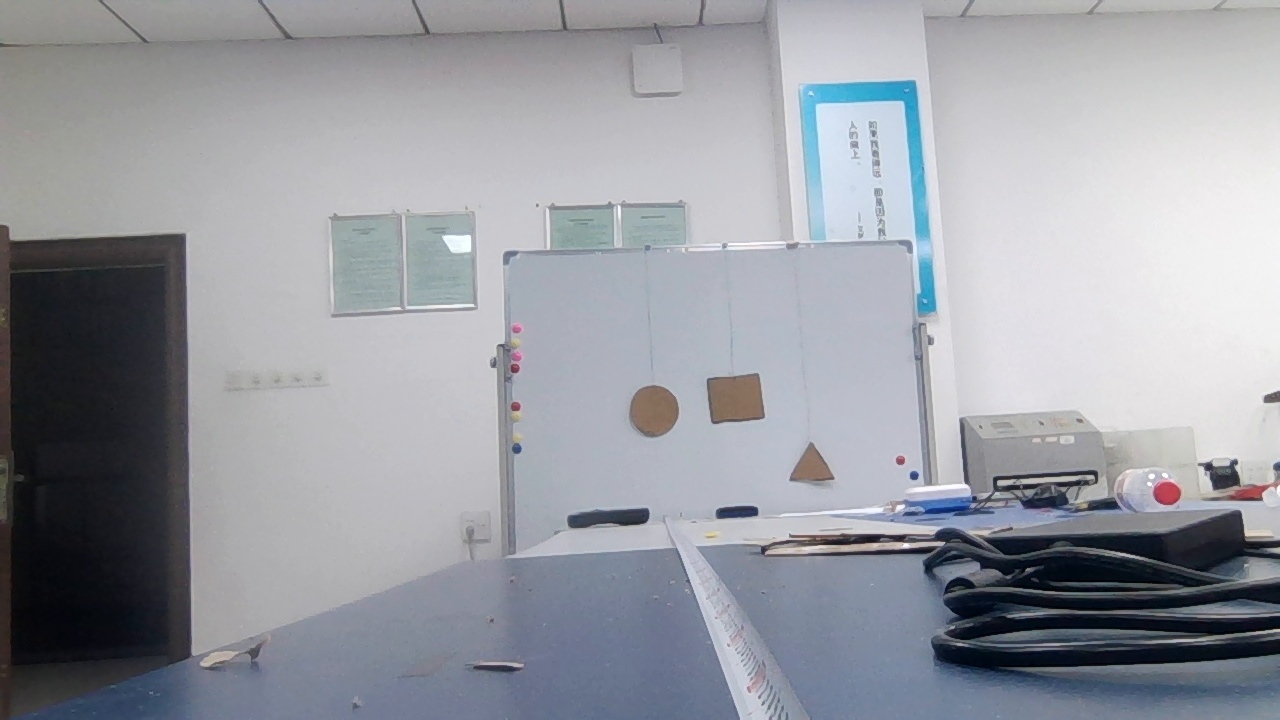
#> input picture jetson tx1/find_shape/image.jpg, 1280 x 720 px
$ python test_1.py
#> lines starting #> are read from the running program, lines starting #| are printed output that depends on the picture; after the words box and inside, x2 and y2 are one past the last pixel; in counts of white or black regions, pixels touching at a corner belong together
import cv2
import numpy as np

# 读取图像
img = cv2.imread("image.jpg")
#> img is the input picture: shape (720, 1280, 3); mean B, G, R 161.6, 154.6, 152
# y1, y2, x1, x2
# img = img[0:579, 315:704]

# 转HSV
imgHSV = cv2.cvtColor(img, cv2.COLOR_BGR2HSV)
#> imgHSV: shape (720, 1280, 3); mean H, S, V 105.1, 26.3, 162.4


# 回调函数必须要写
def empty(i):
    # 提取滑动条的数值 共6个
    hue_min = cv2.getTrackbarPos("Hue Min", "sb")
    hue_max = cv2.getTrackbarPos("Hue Max", "sb")
    sat_min = cv2.getTrackbarPos("Sat Min", "sb")
    sat_max = cv2.getTrackbarPos("Sat Max", "sb")
    val_min = cv2.getTrackbarPos("Val Min", "sb")
    val_max = cv2.getTrackbarPos("Val Max", "sb")

    # 颜色空间阈值
    lower = np.array([hue_min, sat_min, val_min])
    upper = np.array([hue_max, sat_max, val_max])
    # 根据颜色空间阈值生成掩膜
    imgMASK = cv2.inRange(imgHSV, lower, upper)

    cv2.imshow("img", img)
    cv2.imshow("HSV", imgHSV)
    cv2.imshow("Mask", imgMASK)


# 参数(‘窗口标题’,默认参数)
cv2.namedWindow("sb")
# 设置窗口大小
cv2.resizeWindow("sb", 640, 240)

# 第一个参数时滑动条的名字，
# 第二个参数是滑动条被放置的窗口的名字，
# 第三个参数是滑动条默认值，
# 第四个参数时滑动条的最大值，
# 第五个参数时回调函数，每次滑动都会调用回调函数。
cv2.createTrackbar("Hue Min", "sb", 0, 179, empty)
#> slider 'Hue Min' is set to 35
cv2.createTrackbar("Hue Max", "sb", 179, 179, empty)
cv2.createTrackbar("Sat Min", "sb", 0, 255, empty)
#> slider 'Sat Min' is set to 51
cv2.createTrackbar("Sat Max", "sb", 255, 255, empty)
cv2.createTrackbar("Val Min", "sb", 0, 255, empty)
#> slider 'Val Min' is set to 51
cv2.createTrackbar("Val Max", "sb", 255, 255, empty)

# 调用函数
empty(0)
#> in empty, `imgMASK = cv2.inRange(imgHSV, lower, upper)`:
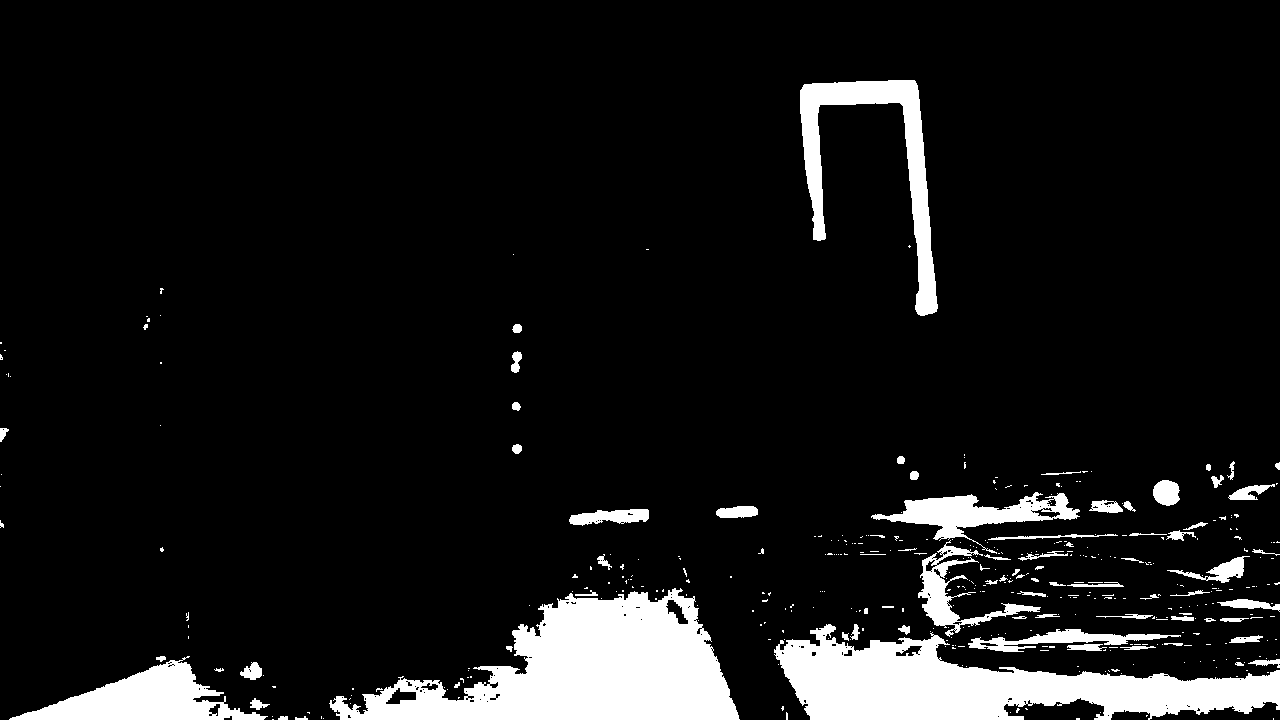
#> imgMASK: shape (720, 1280); 9.4% white; 410 white regions (330 under 20 px), largest, box (x1, y1, x2, y2) and area: (329, 588, 740, 720) 28821, (774, 624, 1280, 720) 24485, (800, 80, 938, 316) 8272

# 按任意键关闭
cv2.waitKey()

$ run again, with jetson tx1/find_shape/1.png saved as jetson tx1/find_shape/image.jpg
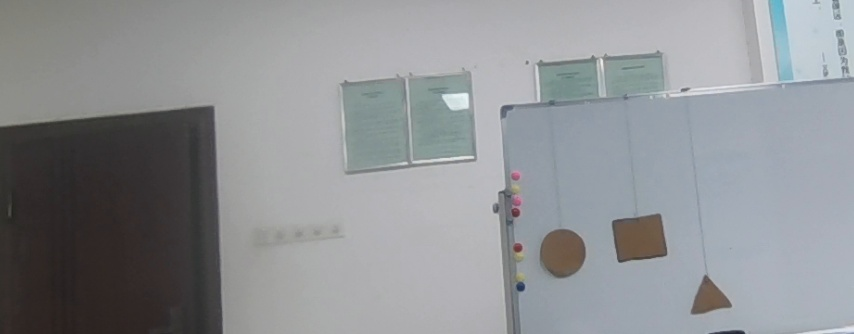
#> input picture jetson tx1/find_shape/1.png, 854 x 334 px
#> img is the input picture: shape (334, 854, 3); mean B, G, R 147.8, 145, 142.4
#> imgHSV: shape (334, 854, 3); mean H, S, V 85, 17.5, 149.7
#> in empty, `imgMASK = cv2.inRange(imgHSV, lower, upper)`:
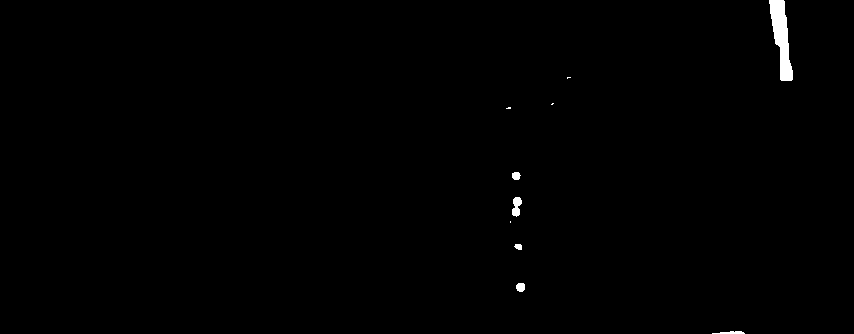
#> imgMASK: shape (334, 854); 0.5% white; 10 white regions (4 under 20 px), largest, box (x1, y1, x2, y2) and area: (769, 0, 793, 81) 1049, (512, 197, 522, 217) 136, (516, 283, 525, 292) 69, (712, 331, 745, 334) 68, (512, 172, 521, 180) 58, (514, 244, 522, 250) 38
